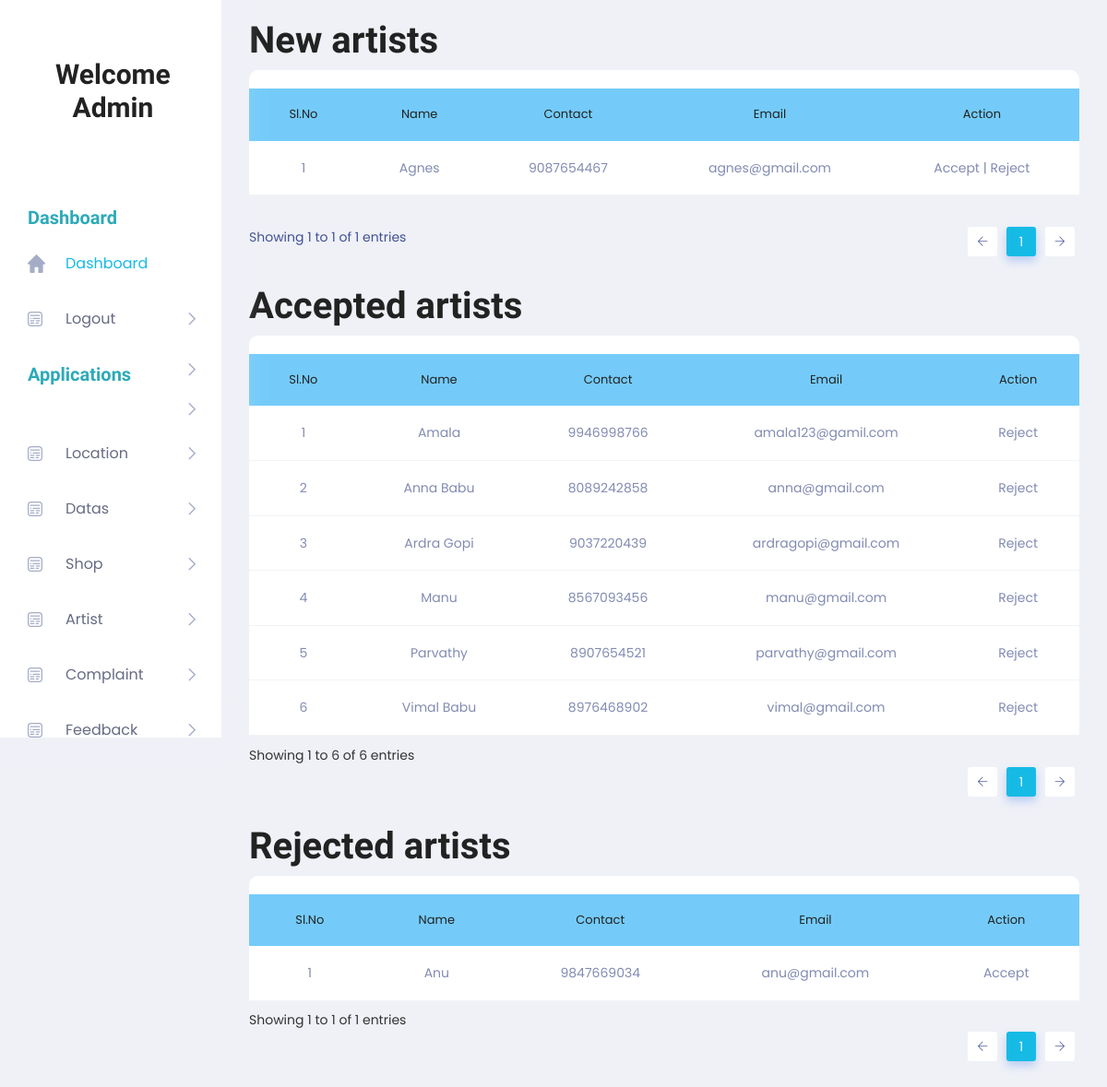
Page /Project/Admin/ArtistList.php on the committed database.
### tables this page shows
CREATE TABLE `tbl_artist` (
  `artist_id` int(11) NOT NULL,
  `artist_name` varchar(100) NOT NULL,
  `artist_contact` varchar(10) NOT NULL,
  `artist_email` varchar(100) NOT NULL,
  `artist_address` varchar(100) NOT NULL,
  `artist_gender` varchar(100) NOT NULL,
  `artist_vstatus` varchar(100) NOT NULL DEFAULT '0',
  `artist_password` varchar(25) NOT NULL,
  `place_id` int(11) NOT NULL,
  `artist_photo` varchar(100) NOT NULL,
  `artist_proof` varchar(100) NOT NULL,
  `artist_doj` varchar(100) NOT NULL
);

### Project/Admin/ArtistList.php (the view, shortened to what this page needs)
<!DOCTYPE html PUBLIC "-//W3C//DTD XHTML 1.0 Transitional//EN" "http://www.w3.org/TR/xhtml1/DTD/xhtml1-transitional.dtd">
<html xmlns="http://www.w3.org/1999/xhtml">
<head>
</head>
    <?php
include('Head.php');
    ?>
    <body>
        <section class="main_content dashboard_part">
            <div class="main_content_iner ">
                <div class="container-fluid p-0">
                    <div class="row justify-content-center">
                        <div class="col-12">
                            <div class="QA_section">
                            <h1>New artists</h1>
                                <div class="QA_table mb_30">
                                    <?php
									 $selQry = "select * from tbl_artist where artist_vstatus='0'";
                                     $rs = $Conn->query($selQry);
									 if(mysqli_num_rows($rs)>0)
											   {
								    ?>
                                    <table class="table lms_table_active">
                                        <thead>
                                            <tr style="background-color: #74CBF9">
                                                <td align="center" scope="col">Sl.No</td>
                                                <td align="center" scope="col">Name</td>
                                                <td align="center" scope="col">Contact</td>
                                                <td align="center" scope="col">Email</td>
                                                <td align="center" scope="col">Action</td>
                                            </tr>
                                        </thead>
                                        <tbody>
                                            <?php
												$i = 0;
                                                $selQry = "select * from tbl_artist where artist_vstatus='0' ORDER BY artist_name";
                                               $rs = $Conn->query($selQry);
                                                while ($data =$rs->fetch_assoc()) {
                                                    $i++;
                                            ?>
                                            <tr>
                                                <td align="center"><?php echo $i;?></td>
                                                <td align="center"><?php echo $data["artist_name"] ?></td>
                                                <td align="center"><?php echo $data["artist_contact"] ?></td>
                                                <td align="center"><?php echo $data["artist_email"] ?></td>
                                                <td align="center"><a href="ArtistList.php?aid=<?php echo $data["artist_id"] ?>" class="vstatus_btn">Accept</a> | <a href="ArtistList.php?rid=<?php echo $data["artist_id"] ?>" class="vstatus_btn">Reject</a> </td>
                                            </tr>
                                            <?php                     }
                                            ?>
                                        </tbody>
                                    </table>
                                     <?php
											   }
											   else
											   {
												   ?>
                                                   <h3><center>No New Artist Registered</center></h3>
                                                   <?php
												}
									?>
                                </div>
                                <h1>Accepted artists</h1>
                                <div class="QA_table mb_30">
                                    <table class="table lms_table_active">
                                        <thead>
                                            <tr style="background-color: #74CBF9">
                                                <td align="center" scope="col">Sl.No</td>
                                                <td align="center" scope="col">Name</td>
                                                <td align="center" scope="col">Contact</td>
                                                <td align="center" scope="col">Email</td>
                                                <td align="center" scope="col">Action</td>
                                            </tr>
                                        </thead>
                                        <tbody>
                                            <?php
												$i = 0;
                                                $selQry = "SELECT * FROM tbl_artist WHERE artist_vstatus=1 ORDER BY artist_name";
                                               $rs = $Conn->query($selQry);
                                                while ($data = $rs->fetch_assoc()) {
                                                    $i++;
                                            ?>
                                            <tr>
                                                <td align="center"><?php echo $i;?></td>
                                                <td align="center"><?php echo $data["artist_name"] ?></td>
                                                <td align="center"><?php echo $data["artist_contact"] ?></td>
                                                <td align="center"><?php echo $data["artist_email"] ?></td>
                                                <td align="center"><a href="ArtistList.php?rid=<?php echo $data["artist_id"] ?>" class="vstatus_btn">Reject</a> </td>
                                            </tr>
                                            <?php                     }
                                            ?>
                                        </tbody>
                                    </table>
                                </div>
                                <h1>Rejected artists</h1>
                                <div class="QA_table mb_30">
                                    <table class="table lms_table_active">
                                        <thead>
                                            <tr style="background-color: #74CBF9">
                                                <td align="center" scope="col">Sl.No</td>
                                                <td align="center" scope="col">Name</td>
                                                <td align="center" scope="col">Contact</td>
                                                <td align="center" scope="col">Email</td>
                                                <td align="center" scope="col">Action</td>
                                            </tr>
                                        </thead>
                                        <tbody>
                                            <?php
												$i = 0;
                                                $selQry = "select * from tbl_artist where artist_vstatus='2' ORDER BY artist_name";
                                               $rs = $Conn->query($selQry);
                                                while ($data = $rs->fetch_assoc()) {
                                                    $i++;
                                            ?>
                                            <tr>
                                                <td align="center"><?php echo $i;?></td>
                                                <td align="center"><?php echo $data["artist_name"] ?></td>
                                                <td align="center"><?php echo $data["artist_contact"] ?></td>
                                                <td align="center"><?php echo $data["artist_email"] ?></td>
                                                <td align="center"><a href="ArtistList.php?aid=<?php echo $data["artist_id"] ?>" class="vstatus_btn">Accept</a> </td>
                                            </tr>
                                            <?php                     }
                                            ?>
                                        </tbody>
                                    </table>
                                </div>
                             </div>
                        </div>
                    </div>
                </div>
            </div>
        </section>
    </body>
     <?php
		include('Foot.php');
		?>
    </html>

### Project/Admin/Head.php (shortened to what this page needs)
<!DOCTYPE html>
<html lang="zxx">
    <head>
        <link rel="stylesheet" href="../Assets/Template/Admin/css/bootstrap.min.css" />
        <link rel="stylesheet" href="../Assets/Template/Admin/vendors/themefy_icon/themify-icons.css" />
        <link rel="stylesheet" href="../Assets/Template/Admin/vendors/swiper_slider/css/swiper.min.css" />
        <link rel="stylesheet" href="../Assets/Template/Admin/vendors/select2/css/select2.min.css" />
        <link rel="stylesheet" href="../Assets/Template/Admin/vendors/niceselect/css/nice-select.css" />
        <link rel="stylesheet" href="../Assets/Template/Admin/vendors/owl_carousel/css/owl.carousel.css" />
        <link rel="stylesheet" href="../Assets/Template/Admin/vendors/gijgo/gijgo.min.css" />
        <link rel="stylesheet" href="../Assets/Template/Admin/vendors/font_awesome/css/all.min.css" />
        <link rel="stylesheet" href="../Assets/Template/Admin/vendors/tagsinput/tagsinput.css" />
        <link rel="stylesheet" href="../Assets/Template/Admin/vendors/datatable/css/jquery.dataTables.min.css" />
        <link rel="stylesheet" href="../Assets/Template/Admin/vendors/datatable/css/responsive.dataTables.min.css" />
        <link rel="stylesheet" href="../Assets/Template/Admin/vendors/datatable/css/buttons.dataTables.min.css" />
        <link rel="stylesheet" href="../Assets/Template/Admin/vendors/text_editor/summernote-bs4.css" />
        <link rel="stylesheet" href="../Assets/Template/Admin/vendors/morris/morris.css">
        <link rel="stylesheet" href="../Assets/Template/Admin/vendors/material_icon/material-icons.css" />
        <link rel="stylesheet" href="../Assets/Template/Admin/css/metisMenu.css">
        <link rel="stylesheet" href="../Assets/Template/Admin/css/style.css" />
        <link rel="stylesheet" href="../Assets/Template/Admin/css/colors/default.css" id="colorSkinCSS">
    </head>
    <body class="crm_body_bg">
        <nav class="sidebar">
            <div class="logo d-flex justify-content-between">
                <a href="HomePage.php"><h2 align="center">Welcome<br>Admin<br><?php echo $_SESSION["adname"]?></h2></a>
            </div>
            <ul id="sidebar_menu">
                <li class="side_menu_title">
                    <span>Dashboard</span>
                </li>
                <li class="mm-active">
                    <a  href="HomePage.php"  aria-expanded="false">
                        <img src="../Assets/Template/Admin/img/menu-icon/1.svg" alt="">
                        <span>Dashboard</span>
                    </a>
                </li>
                 <li class="">
                        <a   class="has-arrow" href="../Guest/Login.php" aria-expanded="false">
                            <img src="../Assets/Template/Admin/img/menu-icon/2.svg" alt="">
                            <span>Logout</span>
                   </li>
                <li class="side_menu_title">
                    <span>Applications</span>
                </li>
                <li class="">
                    <a   class="has-arrow" href="javascript:void(0)" aria-expanded="false">
                        <img src="../Assets/Template/Admin/img/menu-icon/2.svg" alt="">
                        <span>Location</span>
                    </a>
                </li>
                <li class="">
                    <a   class="has-arrow" href="javascript:void(0)" aria-expanded="false">
                        <img src="../Assets/Template/Admin/img/menu-icon/2.svg" alt="">
                        <span>Datas</span>
                    </a>
                </li>
                <li class="">
                        <a   class="has-arrow" href="ShopList.php" aria-expanded="false">
                            <img src="../Assets/Template/Admin/img/menu-icon/2.svg" alt="">
                            <span>Shop</span>
                        </a>
                   </li>
                   <li class="">
                        <a   class="has-arrow" href="ArtistList.php" aria-expanded="false">
                            <img src="../Assets/Template/Admin/img/menu-icon/2.svg" alt="">
                            <span>Artist</span>
                        </a>
                   </li>
                <li class="">
                        <a   class="has-arrow" href="ViewComplaint.php" aria-expanded="false">
                        <img src="../Assets/Template/Admin/img/menu-icon/2.svg" alt="">
                        <span>Complaint</span>
                        </a>
                   </li>
                   <li class="">
                        <a   class="has-arrow" href="ViewFeedback.php" aria-expanded="false">
                        <img src="../Assets/Template/Admin/img/menu-icon/2.svg" alt="">
                        <span>Feedback</span>
                        </a>
                   </li>
            </ul>
        </nav>

### Project/Admin/Foot.php (shortened to what this page needs)
    </body>
</html>

### Project/Assets/Template/Admin/css/metisMenu.css (style rules this page uses)
.metismenu .has-arrow { position: relative; }
.metismenu .has-arrow::after { position: absolute; content: ''; transform: rotate(-90deg) translate(0, -50%); transform-origin: top; top: 50%; transition: all .3s ease-out; right: 40px; content: "\e64b"; font-family: 'themify'; color: #A5ADC6; font-weight: 600; font-size: 14px; }

### rows in the picture
tbl_artist: artist_name "Agnes", artist_contact "9087654467", artist_email "agnes@gmail.com"
tbl_artist: artist_name "Amala", artist_contact "9946998766", artist_email "amala123@gamil.com"
tbl_artist: artist_name "Anna Babu", artist_contact "8089242858", artist_email "anna@gmail.com"
tbl_artist: artist_name "Ardra Gopi", artist_contact "9037220439", artist_email "ardragopi@gmail.com"
tbl_artist: artist_name "Manu", artist_contact "8567093456", artist_email "manu@gmail.com"
tbl_artist: artist_name "Parvathy", artist_contact "8907654521", artist_email "parvathy@gmail.com"
tbl_artist: artist_name "Vimal Babu", artist_contact "8976468902", artist_email "vimal@gmail.com"
tbl_artist: artist_name "Anu", artist_contact "9847669034", artist_email "anu@gmail.com"
